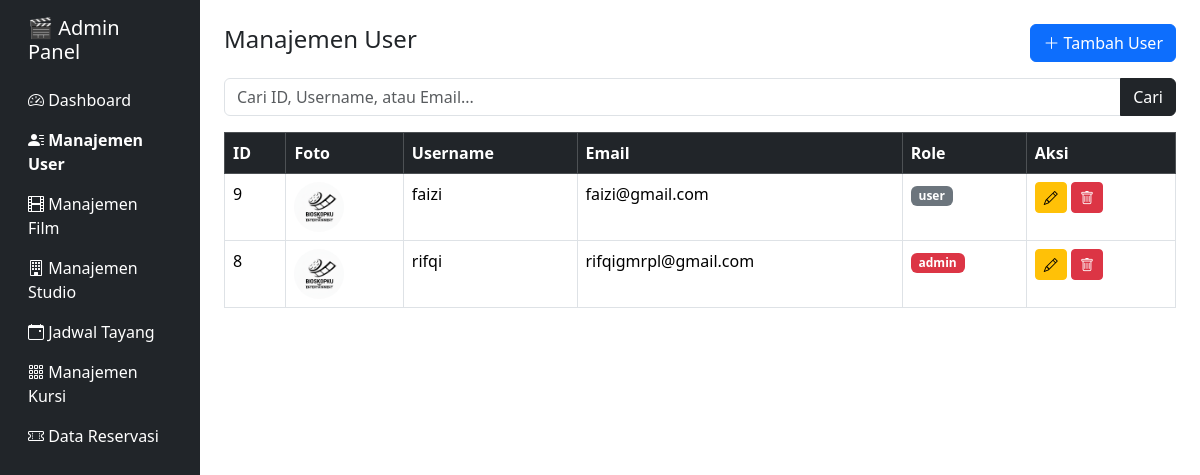
The page /admin/index.php?page=users on the database its author committed.
### tables this page shows
CREATE TABLE `user` (
  `user_id` int(11) NOT NULL,
  `username` varchar(50) NOT NULL,
  `password` varchar(255) NOT NULL,
  `email` varchar(100) DEFAULT NULL,
  `foto_profil` varchar(255) DEFAULT NULL,
  `role` enum('admin','user') DEFAULT 'user',
  `tanggal_daftar` datetime DEFAULT CURRENT_TIMESTAMP
);

### admin/modul/users.php (the view, shortened to what this page needs)
<?php
include '../lib/koneksi.php';
?>
<div class="d-flex justify-content-between align-items-center mb-3">
  <h4>Manajemen User</h4>
  <button class="btn btn-primary" data-bs-toggle="modal" data-bs-target="#addModal">
    <i class="bi bi-plus-lg"></i> Tambah User
  </button>
</div>
<form method="GET" class="mb-3">
  <div class="input-group">
    <input type="text" name="search" class="form-control" placeholder="Cari ID, Username, atau Email..."
           value="<?= htmlspecialchars($_GET['search'] ?? '') ?>">
    <button class="btn btn-dark" type="submit">Cari</button>
  </div>
</form>
<table class="table table-bordered table-hover">
  <thead class="table-dark">
    <tr>
      <th>ID</th>
      <th>Foto</th>
      <th>Username</th>
      <th>Email</th>
      <th>Role</th>
      <th>Aksi</th>
    </tr>
  </thead>
  <tbody>
    <?php
    $search = $_GET['search'] ?? '';
    if ($search) {
      $stmt = $conn->prepare("
        SELECT * FROM user
        WHERE user_id LIKE :search
           OR username LIKE :search
           OR email LIKE :search
        ORDER BY user_id DESC
      ");
      $stmt->execute(['search' => "%$search%"]);
    } else {
      $stmt = $conn->query("SELECT * FROM user ORDER BY user_id DESC");
    }
    if ($stmt->rowCount() == 0): ?>
      <tr>
        <td colspan="6" class="text-center text-muted">Tidak ada data ditemukan</td>
      </tr>
    <?php else:
      foreach ($stmt as $row): ?>
      <tr>
        <td><?= $row['user_id'] ?></td>
        <td>
          <?php if (!empty($row['foto_profil'])): ?>
            <img src="../<?= $row['foto_profil'] ?>" width="50" height="50" class="rounded-circle" style="object-fit: cover;">
          <?php else: ?>
            <span class="text-muted">-</span>
          <?php endif; ?>
        </td>
        <td><?= htmlspecialchars($row['username']) ?></td>
        <td><?= htmlspecialchars($row['email']) ?></td>
        <td>
          <span class="badge bg-<?= $row['role'] == 'admin' ? 'danger' : 'secondary' ?>">
            <?= $row['role'] ?>
          </span>
        </td>
        <td>
          <button class="btn btn-sm btn-warning" data-bs-toggle="modal" data-bs-target="#edit<?= $row['user_id'] ?>">
            <i class="bi bi-pencil"></i>
          </button>
          <a href="index.php?page=users&action=delete&id=<?= $row['user_id'] ?>"
             onclick="return confirm('Yakin hapus data ini?')"
             class="btn btn-sm btn-danger">
            <i class="bi bi-trash"></i>
          </a>
        </td>
      </tr>
      <?php endforeach;
    endif;
    ?>
  </tbody>
</table>

### rows shown on the page
user: user_id "9", foto_profil (picture), username "faizi", email "faizi@gmail.com", role "user"
user: user_id "8", foto_profil (picture), username "rifqi", email "rifqigmrpl@gmail.com", role "admin"
